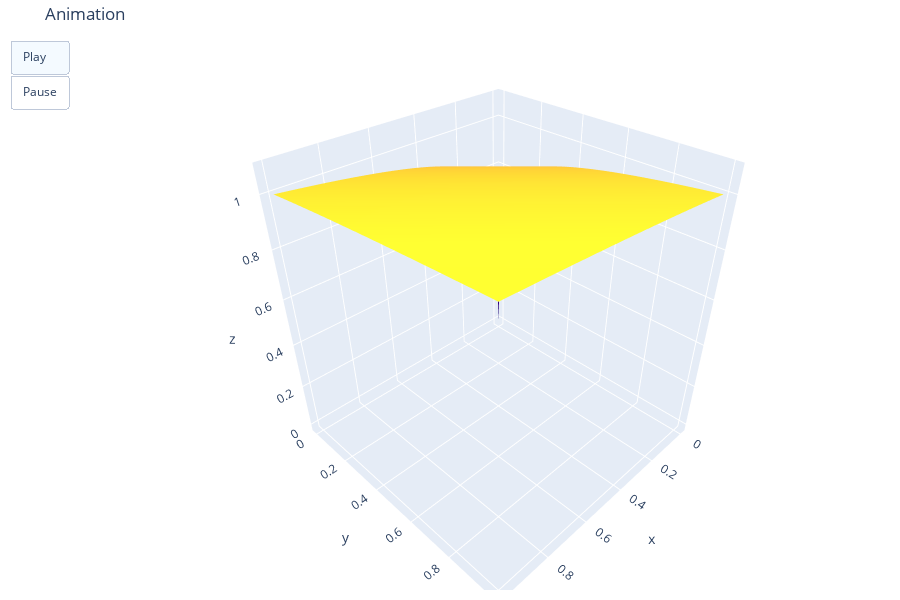

Notebook code for this chart:
### Code cell
# Make frames for animation
n_frames = 10
frames = [None] * n_frames
for f in range(n_frames):
    frames[f] = go.Frame(
        data = go.Surface(x=x, y=y, z=np.exp(z * 0.01 * (f + 1))),
        layout = go.Layout(dict(title="Animation"))
    )

# Buttons for animation
play_but = dict(label="Play", method="animate", 
                args=[None, {"transition": {"duration": 300}}])
pause_but = dict(label="Pause", method="animate",
                 args=[None, {"frame": {"duration": 0, "redraw": False},
                              "mode": "immediate", 
                              "transition": {"duration": 0}}]) 

# Make animated interactive 3D scatter plot
fig = go.Figure(
    data = go.Surface(x=x, y=y, z=z**0.1), 
    layout = go.Layout(
        width=900, height=600, margin = dict(l=10, r=10, t=40, b=10), 
        title="Animation",
#         scene=dict(
#           xaxis = dict(showspikes=False, range=[self.min_long, self.max_long]),
#           yaxis = dict(showspikes=False, range=[self.min_lat, self.max_lat]), 
#           zaxis = dict(showspikes=False, range=[0, np.max(self.y)])),
#         scene_camera=dict(eye=dict(x=0, y=-2.1, z=0.8)),
#         scene_aspectmode='manual', scene_aspectratio=dict(
#           x=np.cos(-np.pi / 180 * np.mean(x_star_lat)), y=1, z=0.7), 
        updatemenus=[dict(type="buttons", buttons=[play_but, pause_but])]
    ),
    frames = frames
)
fig.update_traces(hoverinfo='skip')
fig.update_traces(showscale=False, selector=dict(type="surface"))
fig.show()

### Figure 1 — Plotly figure (JSON) as saved in the notebook; plotly's stock layout.template omitted (floating-point values rounded to 4 significant figures; data arrays with more than 128 entries replaced by an {"elided": "..."} marker saying what was removed)
{"data": [{"hoverinfo": "skip", "showscale": false, "type": "surface", "x": [0, 0.02041, 0.04082, 0.06122, 0.08163, 0.102, 0.1224, 0.1429, 0.1633, 0.1837, 0.2041, 0.2245, 0.2449, 0.2653, 0.2857, 0.3061, 0.3265, 0.3469, 0.3673, 0.3878, 0.4082, 0.4286, 0.449, 0.4694, 0.4898, 0.5102, 0.5306, 0.551, 0.5714, 0.5918, 0.6122, 0.6327, 0.6531, 0.6735, 0.6939, 0.7143, 0.7347, 0.7551, 0.7755, 0.7959, 0.8163, 0.8367, 0.8571, 0.8776, 0.898, 0.9184, 0.9388, 0.9592, 0.9796, 1], "y": [0, 0.02041, 0.04082, 0.06122, 0.08163, 0.102, 0.1224, 0.1429, 0.1633, 0.1837, 0.2041, 0.2245, 0.2449, 0.2653, 0.2857, 0.3061, 0.3265, 0.3469, 0.3673, 0.3878, 0.4082, 0.4286, 0.449, 0.4694, 0.4898, 0.5102, 0.5306, 0.551, 0.5714, 0.5918, 0.6122, 0.6327, 0.6531, 0.6735, 0.6939, 0.7143, 0.7347, 0.7551, 0.7755, 0.7959, 0.8163, 0.8367, 0.8571, 0.8776, 0.898, 0.9184, 0.9388, 0.9592, 0.9796, 1], "z": {"elided": "50x50 float values"}}], "layout": {"height": 600, "margin": {"b": 10, "l": 10, "r": 10, "t": 40}, "scene": {"aspectmode": "auto", "aspectratio": {"x": 0.9772, "y": 0.9772, "z": 1.047}}, "title": {"text": "Animation"}, "updatemenus": [{"buttons": [{"args": [null, {"transition": {"duration": 300}}], "label": "Play", "method": "animate"}, {"args": [null, {"frame": {"duration": 0, "redraw": false}, "mode": "immediate", "transition": {"duration": 0}}], "label": "Pause", "method": "animate"}], "type": "buttons"}], "width": 900}}
